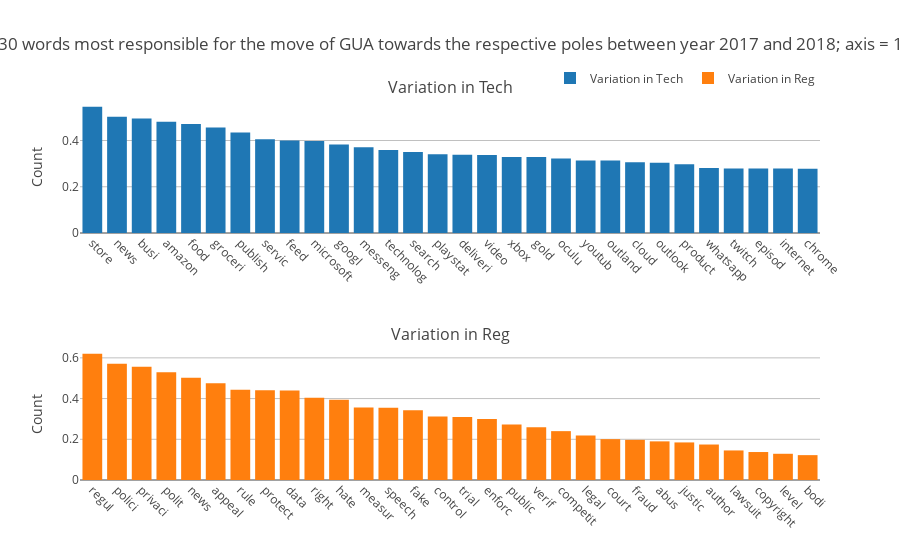

Notebook source saved alongside this figure:
### Markdown cell above
### Plot

### Code cell
axis_variation(axis=axis, source=source, year=year, number_of_words=number_of_words, with_parliament=with_parliament)

### Figure 1 — Plotly figure (JSON) as saved in the notebook; plotly's stock layout.template omitted (floating-point values rounded to 4 significant figures)
{"data": [{"marker": {"color": "#1f77b4"}, "name": "Variation in Tech", "type": "bar", "x": ["store", "news", "busi", "amazon", "food", "groceri", "publish", "servic", "feed", "microsoft", "googl", "messeng", "technolog", "search", "playstat", "deliveri", "video", "xbox", "gold", "oculu", "youtub", "outland", "cloud", "outlook", "product", "whatsapp", "twitch", "episod", "internet", "chrome"], "xaxis": "x", "y": [0.5464, 0.5028, 0.4956, 0.4813, 0.4714, 0.456, 0.4341, 0.4058, 0.3999, 0.3974, 0.3829, 0.371, 0.3594, 0.3507, 0.3401, 0.3382, 0.3373, 0.329, 0.3284, 0.3226, 0.3135, 0.3133, 0.3065, 0.304, 0.2972, 0.2812, 0.2794, 0.2788, 0.2786, 0.2779], "yaxis": "y"}, {"marker": {"color": "#ff7f0e"}, "name": "Variation in Reg", "type": "bar", "x": ["regul", "polici", "privaci", "polit", "news", "appeal", "rule", "protect", "data", "right", "hate", "measur", "speech", "fake", "control", "trial", "enforc", "public", "verif", "competit", "legal", "court", "fraud", "abus", "justic", "author", "lawsuit", "copyright", "level", "bodi"], "xaxis": "x2", "y": [0.6208, 0.5712, 0.5564, 0.5288, 0.5028, 0.4758, 0.4436, 0.4409, 0.44, 0.4037, 0.3937, 0.3563, 0.3544, 0.3426, 0.3123, 0.3095, 0.3003, 0.2729, 0.2597, 0.2401, 0.2192, 0.2006, 0.1973, 0.1898, 0.1846, 0.1743, 0.1452, 0.1374, 0.1288, 0.1222], "yaxis": "y2"}], "layout": {"annotations": [{"font": {"size": 16}, "showarrow": false, "text": "Variation in Tech", "x": 0.5, "xanchor": "center", "xref": "paper", "y": 1.0, "yanchor": "bottom", "yref": "paper"}, {"font": {"size": 16}, "showarrow": false, "text": "Variation in Reg", "x": 0.5, "xanchor": "center", "xref": "paper", "y": 0.35, "yanchor": "bottom", "yref": "paper"}], "legend": {"orientation": "h", "x": 1, "xanchor": "right", "y": 1.02, "yanchor": "bottom"}, "showlegend": true, "title": {"text": "30 words most responsible for the move of GUA towards the respective poles between year 2017 and 2018; axis = 1"}, "xaxis": {"anchor": "y", "domain": [0, 1], "tickangle": 45, "tickfont": {"size": 12}}, "xaxis2": {"anchor": "y2", "domain": [0, 1], "tickangle": 45, "tickfont": {"size": 12}}, "yaxis": {"anchor": "x", "domain": [0.65, 1.0], "gridcolor": "gray", "gridwidth": 0.5, "showgrid": true, "title": {"text": "Count"}}, "yaxis2": {"anchor": "x2", "domain": [0, 0.35], "gridcolor": "gray", "gridwidth": 0.5, "showgrid": true, "title": {"text": "Count"}}}}
